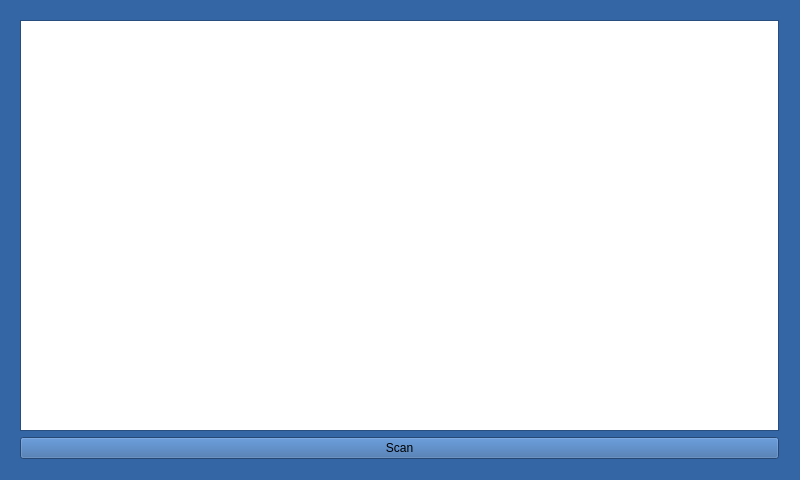
<?xml version="1.0" encoding="UTF-8"?>
<ui version="4.0">
 <class>MainWindow</class>
 <widget class="QMainWindow" name="MainWindow">
  <property name="geometry">
   <rect>
    <x>0</x>
    <y>0</y>
    <width>800</width>
    <height>480</height>
   </rect>
  </property>
  <property name="palette">
   <palette>
    <active>
     <colorrole role="WindowText">
      <brush brushstyle="SolidPattern">
       <color alpha="255">
        <red>0</red>
        <green>0</green>
        <blue>0</blue>
       </color>
      </brush>
     </colorrole>
     <colorrole role="Button">
      <brush brushstyle="SolidPattern">
       <color alpha="255">
        <red>52</red>
        <green>101</green>
        <blue>164</blue>
       </color>
      </brush>
     </colorrole>
     <colorrole role="Light">
      <brush brushstyle="SolidPattern">
       <color alpha="255">
        <red>78</red>
        <green>152</green>
        <blue>246</blue>
       </color>
      </brush>
     </colorrole>
     <colorrole role="Midlight">
      <brush brushstyle="SolidPattern">
       <color alpha="255">
        <red>65</red>
        <green>126</green>
        <blue>205</blue>
       </color>
      </brush>
     </colorrole>
     <colorrole role="Dark">
      <brush brushstyle="SolidPattern">
       <color alpha="255">
        <red>26</red>
        <green>50</green>
        <blue>82</blue>
       </color>
      </brush>
     </colorrole>
     <colorrole role="Mid">
      <brush brushstyle="SolidPattern">
       <color alpha="255">
        <red>34</red>
        <green>67</green>
        <blue>109</blue>
       </color>
      </brush>
     </colorrole>
     <colorrole role="Text">
      <brush brushstyle="SolidPattern">
       <color alpha="255">
        <red>0</red>
        <green>0</green>
        <blue>0</blue>
       </color>
      </brush>
     </colorrole>
     <colorrole role="BrightText">
      <brush brushstyle="SolidPattern">
       <color alpha="255">
        <red>255</red>
        <green>255</green>
        <blue>255</blue>
       </color>
      </brush>
     </colorrole>
     <colorrole role="ButtonText">
      <brush brushstyle="SolidPattern">
       <color alpha="255">
        <red>0</red>
        <green>0</green>
        <blue>0</blue>
       </color>
      </brush>
     </colorrole>
     <colorrole role="Base">
      <brush brushstyle="SolidPattern">
       <color alpha="255">
        <red>255</red>
        <green>255</green>
        <blue>255</blue>
       </color>
      </brush>
     </colorrole>
     <colorrole role="Window">
      <brush brushstyle="SolidPattern">
       <color alpha="255">
        <red>52</red>
        <green>101</green>
        <blue>164</blue>
       </color>
      </brush>
     </colorrole>
     <colorrole role="Shadow">
      <brush brushstyle="SolidPattern">
       <color alpha="255">
        <red>0</red>
        <green>0</green>
        <blue>0</blue>
       </color>
      </brush>
     </colorrole>
     <colorrole role="AlternateBase">
      <brush brushstyle="SolidPattern">
       <color alpha="255">
        <red>153</red>
        <green>178</green>
        <blue>209</blue>
       </color>
      </brush>
     </colorrole>
     <colorrole role="ToolTipBase">
      <brush brushstyle="SolidPattern">
       <color alpha="255">
        <red>255</red>
        <green>255</green>
        <blue>220</blue>
       </color>
      </brush>
     </colorrole>
     <colorrole role="ToolTipText">
      <brush brushstyle="SolidPattern">
       <color alpha="255">
        <red>0</red>
        <green>0</green>
        <blue>0</blue>
       </color>
      </brush>
     </colorrole>
    </active>
    <inactive>
     <colorrole role="WindowText">
      <brush brushstyle="SolidPattern">
       <color alpha="255">
        <red>0</red>
        <green>0</green>
        <blue>0</blue>
       </color>
      </brush>
     </colorrole>
     <colorrole role="Button">
      <brush brushstyle="SolidPattern">
       <color alpha="255">
        <red>52</red>
        <green>101</green>
        <blue>164</blue>
       </color>
      </brush>
     </colorrole>
     <colorrole role="Light">
      <brush brushstyle="SolidPattern">
       <color alpha="255">
        <red>78</red>
        <green>152</green>
        <blue>246</blue>
       </color>
      </brush>
     </colorrole>
     <colorrole role="Midlight">
      <brush brushstyle="SolidPattern">
       <color alpha="255">
        <red>65</red>
        <green>126</green>
        <blue>205</blue>
       </color>
      </brush>
     </colorrole>
     <colorrole role="Dark">
      <brush brushstyle="SolidPattern">
       <color alpha="255">
        <red>26</red>
        <green>50</green>
        <blue>82</blue>
       </color>
      </brush>
     </colorrole>
     <colorrole role="Mid">
      <brush brushstyle="SolidPattern">
       <color alpha="255">
        <red>34</red>
        <green>67</green>
        <blue>109</blue>
       </color>
      </brush>
     </colorrole>
     <colorrole role="Text">
      <brush brushstyle="SolidPattern">
       <color alpha="255">
        <red>0</red>
        <green>0</green>
        <blue>0</blue>
       </color>
      </brush>
     </colorrole>
     <colorrole role="BrightText">
      <brush brushstyle="SolidPattern">
       <color alpha="255">
        <red>255</red>
        <green>255</green>
        <blue>255</blue>
       </color>
      </brush>
     </colorrole>
     <colorrole role="ButtonText">
      <brush brushstyle="SolidPattern">
       <color alpha="255">
        <red>0</red>
        <green>0</green>
        <blue>0</blue>
       </color>
      </brush>
     </colorrole>
     <colorrole role="Base">
      <brush brushstyle="SolidPattern">
       <color alpha="255">
        <red>255</red>
        <green>255</green>
        <blue>255</blue>
       </color>
      </brush>
     </colorrole>
     <colorrole role="Window">
      <brush brushstyle="SolidPattern">
       <color alpha="255">
        <red>52</red>
        <green>101</green>
        <blue>164</blue>
       </color>
      </brush>
     </colorrole>
     <colorrole role="Shadow">
      <brush brushstyle="SolidPattern">
       <color alpha="255">
        <red>0</red>
        <green>0</green>
        <blue>0</blue>
       </color>
      </brush>
     </colorrole>
     <colorrole role="AlternateBase">
      <brush brushstyle="SolidPattern">
       <color alpha="255">
        <red>153</red>
        <green>178</green>
        <blue>209</blue>
       </color>
      </brush>
     </colorrole>
     <colorrole role="ToolTipBase">
      <brush brushstyle="SolidPattern">
       <color alpha="255">
        <red>255</red>
        <green>255</green>
        <blue>220</blue>
       </color>
      </brush>
     </colorrole>
     <colorrole role="ToolTipText">
      <brush brushstyle="SolidPattern">
       <color alpha="255">
        <red>0</red>
        <green>0</green>
        <blue>0</blue>
       </color>
      </brush>
     </colorrole>
    </inactive>
    <disabled>
     <colorrole role="WindowText">
      <brush brushstyle="SolidPattern">
       <color alpha="255">
        <red>26</red>
        <green>50</green>
        <blue>82</blue>
       </color>
      </brush>
     </colorrole>
     <colorrole role="Button">
      <brush brushstyle="SolidPattern">
       <color alpha="255">
        <red>52</red>
        <green>101</green>
        <blue>164</blue>
       </color>
      </brush>
     </colorrole>
     <colorrole role="Light">
      <brush brushstyle="SolidPattern">
       <color alpha="255">
        <red>78</red>
        <green>152</green>
        <blue>246</blue>
       </color>
      </brush>
     </colorrole>
     <colorrole role="Midlight">
      <brush brushstyle="SolidPattern">
       <color alpha="255">
        <red>65</red>
        <green>126</green>
        <blue>205</blue>
       </color>
      </brush>
     </colorrole>
     <colorrole role="Dark">
      <brush brushstyle="SolidPattern">
       <color alpha="255">
        <red>26</red>
        <green>50</green>
        <blue>82</blue>
       </color>
      </brush>
     </colorrole>
     <colorrole role="Mid">
      <brush brushstyle="SolidPattern">
       <color alpha="255">
        <red>34</red>
        <green>67</green>
        <blue>109</blue>
       </color>
      </brush>
     </colorrole>
     <colorrole role="Text">
      <brush brushstyle="SolidPattern">
       <color alpha="255">
        <red>26</red>
        <green>50</green>
        <blue>82</blue>
       </color>
      </brush>
     </colorrole>
     <colorrole role="BrightText">
      <brush brushstyle="SolidPattern">
       <color alpha="255">
        <red>255</red>
        <green>255</green>
        <blue>255</blue>
       </color>
      </brush>
     </colorrole>
     <colorrole role="ButtonText">
      <brush brushstyle="SolidPattern">
       <color alpha="255">
        <red>26</red>
        <green>50</green>
        <blue>82</blue>
       </color>
      </brush>
     </colorrole>
     <colorrole role="Base">
      <brush brushstyle="SolidPattern">
       <color alpha="255">
        <red>52</red>
        <green>101</green>
        <blue>164</blue>
       </color>
      </brush>
     </colorrole>
     <colorrole role="Window">
      <brush brushstyle="SolidPattern">
       <color alpha="255">
        <red>52</red>
        <green>101</green>
        <blue>164</blue>
       </color>
      </brush>
     </colorrole>
     <colorrole role="Shadow">
      <brush brushstyle="SolidPattern">
       <color alpha="255">
        <red>0</red>
        <green>0</green>
        <blue>0</blue>
       </color>
      </brush>
     </colorrole>
     <colorrole role="AlternateBase">
      <brush brushstyle="SolidPattern">
       <color alpha="255">
        <red>52</red>
        <green>101</green>
        <blue>164</blue>
       </color>
      </brush>
     </colorrole>
     <colorrole role="ToolTipBase">
      <brush brushstyle="SolidPattern">
       <color alpha="255">
        <red>255</red>
        <green>255</green>
        <blue>220</blue>
       </color>
      </brush>
     </colorrole>
     <colorrole role="ToolTipText">
      <brush brushstyle="SolidPattern">
       <color alpha="255">
        <red>0</red>
        <green>0</green>
        <blue>0</blue>
       </color>
      </brush>
     </colorrole>
    </disabled>
   </palette>
  </property>
  <property name="windowTitle">
   <string>MainWindow</string>
  </property>
  <widget class="QWidget" name="centralWidget">
   <widget class="QWidget" name="verticalLayoutWidget">
    <property name="geometry">
     <rect>
      <x>9</x>
      <y>9</y>
      <width>781</width>
      <height>461</height>
     </rect>
    </property>
    <layout class="QVBoxLayout" name="verticalLayout">
     <item>
      <widget class="QListWidget" name="wifiList"/>
     </item>
     <item>
      <widget class="QPushButton" name="scanbtn">
       <property name="text">
        <string>Scan</string>
       </property>
      </widget>
     </item>
    </layout>
   </widget>
  </widget>
 </widget>
 <layoutdefault spacing="6" margin="11"/>
 <resources/>
 <connections/>
</ui>
